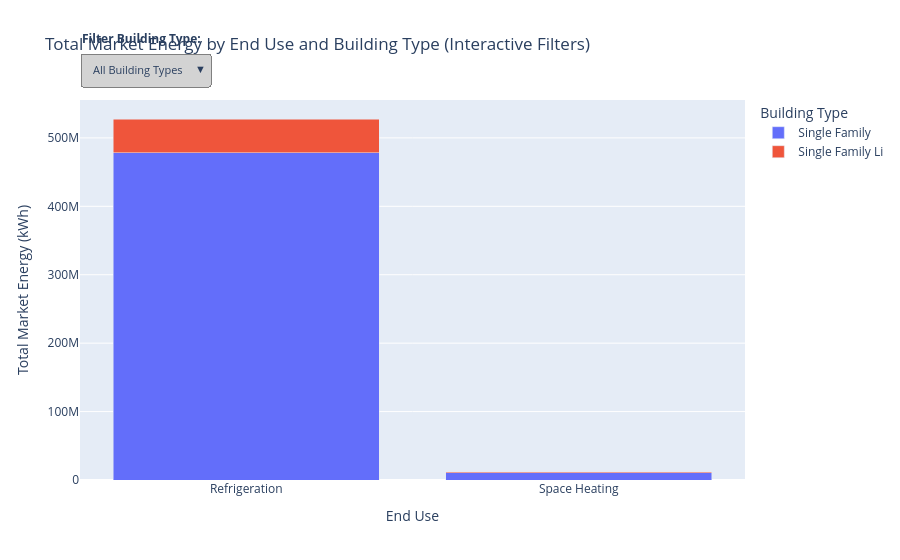

Notebook cell for this chart:
### Code cell
# create a plotly bar graph showing total market energy by end use and building type with interactive filters
import plotly.express as px
import plotly.graph_objects as go

# Function to convert snake_case to Title Case
def format_label(text):
    if pd.isna(text):
        return text
    return str(text).replace('_', ' ').title()

# Aggregate data by end_use and building_type
agg_df = combined_df.groupby(['end_use', 'building_type'])['total_market_energy'].sum().reset_index()

# Create formatted display columns
agg_df['end_use_display'] = agg_df['end_use'].apply(format_label)
agg_df['building_type_display'] = agg_df['building_type'].apply(format_label)

# Create the base figure
fig = px.bar(
    agg_df,
    x='end_use_display',
    y='total_market_energy',
    color='building_type_display',
    barmode='stack',
    title='Total Market Energy by End Use and Building Type (Interactive Filters)',
    labels={'total_market_energy': 'Total Market Energy (kWh)', 'end_use_display': 'End Use', 'building_type_display': 'Building Type'}
)

# Get unique values for filters
building_types_original = sorted(agg_df['building_type'].unique().tolist())
building_types_display = [format_label(bt) for bt in building_types_original]

# Create buttons for building type filter
building_buttons = [
    dict(
        label='All Building Types',
        method='restyle',
        args=[{'visible': [True] * len(building_types_original)}]
    )
]

for i, (btype_orig, btype_disp) in enumerate(zip(building_types_original, building_types_display)):
    visible = [j == i for j in range(len(building_types_original))]
    building_buttons.append(
        dict(
            label=btype_disp,
            method='restyle',
            args=[{'visible': visible}]
        )
    )

# Update layout with dropdown for building type
fig.update_layout(
    updatemenus=[
        dict(
            buttons=building_buttons,
            direction='down',
            pad={'r': 10, 't': 10},
            showactive=True,
            x=0.0,
            xanchor='left',
            y=1.15,
            yanchor='top',
            bgcolor='lightgray',
            bordercolor='gray',
            font=dict(size=11)
        )
    ],
    legend_title_text='Building Type',
    annotations=[
        dict(text='Filter Building Type:', showarrow=False,
             x=0.0, y=1.19, xref='paper', yref='paper',
             align='left', xanchor='left', font=dict(size=12, weight='bold'))
    ]
)

fig.show()

### Figure 1 — Plotly figure (JSON) as saved in the notebook; plotly's stock layout.template omitted (floating-point values rounded to 4 significant figures)
{"data": [{"alignmentgroup": "True", "hovertemplate": "Building Type=Single Family<br>End Use=%{x}<br>Total Market Energy (kWh)=%{y}<extra></extra>", "legendgroup": "Single Family", "marker": {"color": "#636efa", "pattern": {"shape": ""}}, "name": "Single Family", "offsetgroup": "Single Family", "orientation": "v", "showlegend": true, "textposition": "auto", "type": "bar", "x": ["Refrigeration", "Space Heating"], "xaxis": "x", "y": [478125000, 10837500], "yaxis": "y"}, {"alignmentgroup": "True", "hovertemplate": "Building Type=Single Family Li<br>End Use=%{x}<br>Total Market Energy (kWh)=%{y}<extra></extra>", "legendgroup": "Single Family Li", "marker": {"color": "#EF553B", "pattern": {"shape": ""}}, "name": "Single Family Li", "offsetgroup": "Single Family Li", "orientation": "v", "showlegend": true, "textposition": "auto", "type": "bar", "x": ["Refrigeration", "Space Heating"], "xaxis": "x", "y": [49500000, 1122000], "yaxis": "y"}], "layout": {"annotations": [{"align": "left", "font": {"size": 12, "weight": "bold"}, "showarrow": false, "text": "Filter Building Type:", "x": 0, "xanchor": "left", "xref": "paper", "y": 1.19, "yref": "paper"}], "barmode": "stack", "legend": {"title": {"text": "Building Type"}, "tracegroupgap": 0}, "title": {"text": "Total Market Energy by End Use and Building Type (Interactive Filters)"}, "updatemenus": [{"bgcolor": "lightgray", "bordercolor": "gray", "buttons": [{"args": [{"visible": [true, true]}], "label": "All Building Types", "method": "restyle"}, {"args": [{"visible": [true, false]}], "label": "Single Family", "method": "restyle"}, {"args": [{"visible": [false, true]}], "label": "Single Family Li", "method": "restyle"}], "direction": "down", "font": {"size": 11}, "pad": {"r": 10, "t": 10}, "showactive": true, "x": 0, "xanchor": "left", "y": 1.15, "yanchor": "top"}], "xaxis": {"anchor": "y", "domain": [0, 1], "title": {"text": "End Use"}}, "yaxis": {"anchor": "x", "domain": [0, 1], "title": {"text": "Total Market Energy (kWh)"}}}}
